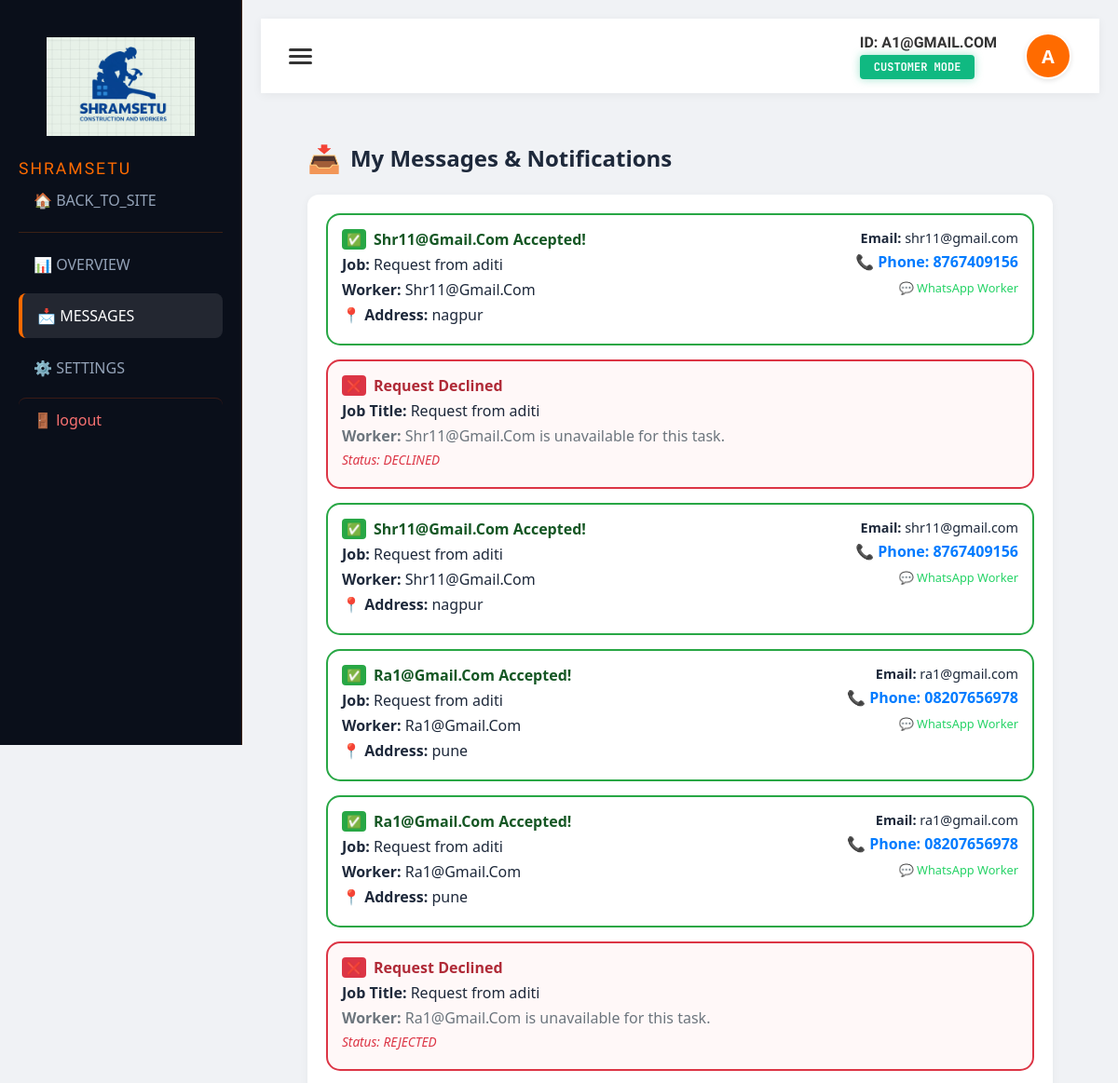
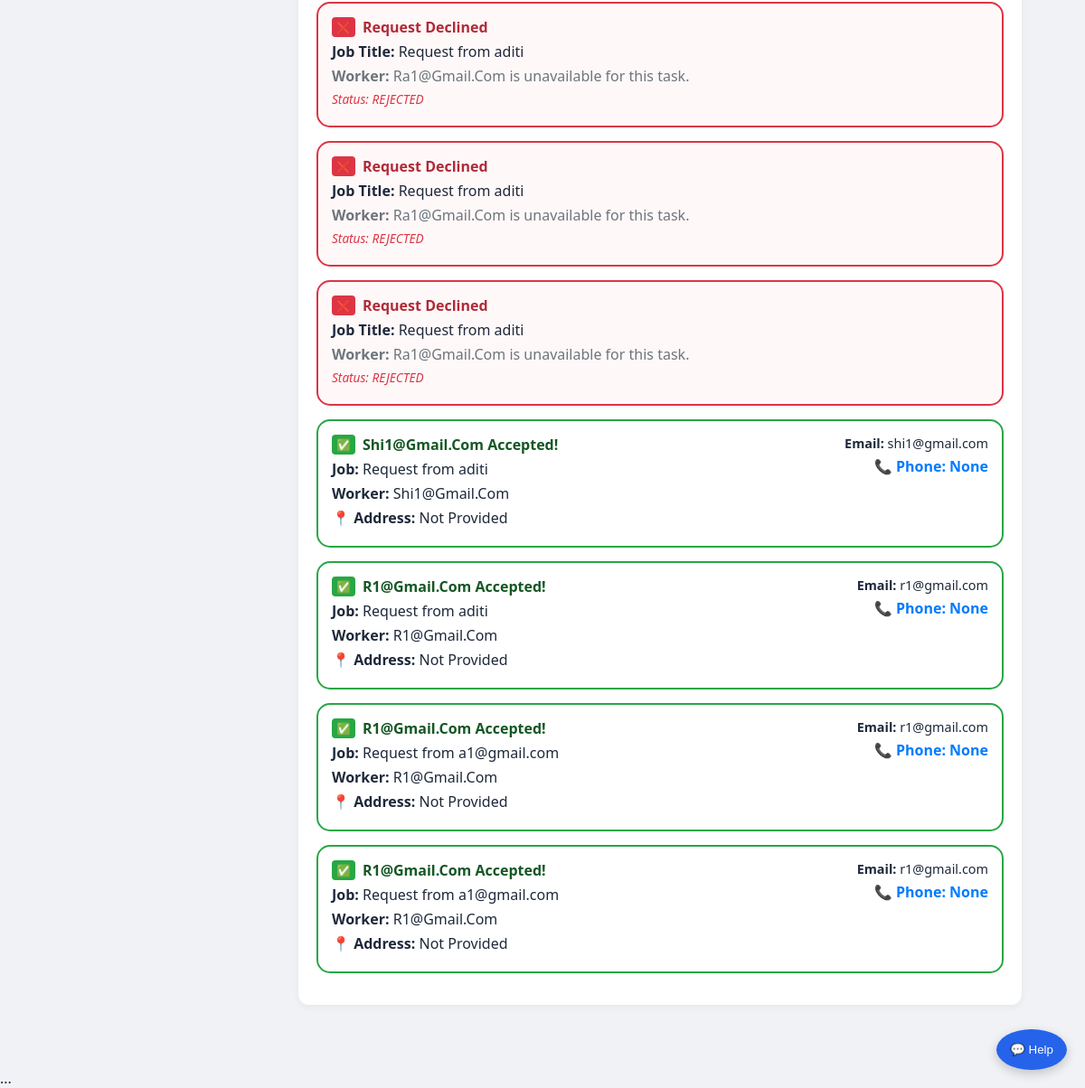
/dashboard/messages/ (signed in), run on the app's committed database (2 pictures, top to bottom).
### services/models.py (models this page shows, shortened)
class Job(models.Model):
    STATUS_CHOICES = [
        ('pending', 'Pending'),
        ('accepted', 'Accepted'),
        ('rejected', 'Rejected'),
    ]
    customer = models.ForeignKey(User, on_delete=models.CASCADE, related_name='hired_jobs')
    worker = models.ForeignKey(User, on_delete=models.CASCADE, related_name='received_jobs')
    title = models.CharField(max_length=200)
    description = models.TextField(null=True, blank=True)
    budget = models.IntegerField(default=0, null=True, blank=True)
    status = models.CharField(max_length=20, choices=STATUS_CHOICES, default='pending')
    created_at = models.DateTimeField(auto_now_add=True)

class Profile(models.Model):
    user = models.OneToOneField(User, on_delete=models.CASCADE)
    role = models.CharField(
        max_length=20,
        choices=[('customer', 'Customer'), ('worker', 'Worker')],
        default='customer'
    )
    full_name = models.CharField(max_length=100, blank=True, null=True)
    phone = models.CharField(max_length=15, blank=True, null=True)
    location = models.CharField(max_length=100, blank=True, null=True)
    bio = models.TextField(blank=True, null=True)
    skill = models.CharField(max_length=100, blank=True, null=True)

### services/views.py (the view)
# urls.py: path('dashboard/messages/', views.messages_view, name='messages'),
@login_required
def messages_view(request):
    user_profile = get_object_or_404(Profile, user=request.user)
    if user_profile.role == 'worker':
        notifications = Job.objects.filter(worker=request.user)
    else:
        notifications = Job.objects.filter(customer=request.user)
    notifications = notifications.filter(
        Q(status='pending') |
        Q(status='accepted') |
        Q(status='declined') |
        Q(status='rejected')
    ).select_related('worker__profile', 'customer__profile').order_by('-id')
    return render(request, 'services/dashboard_messages.html', {
        'notifications': notifications,
        'profile': user_profile,
    })

### services/templates/services/dashboard_messages.html
{% extends 'services/dashboard_base.html' %}
{% block content %}
<div class="messages-page" style="padding: 20px;">
    <h2 style="margin-bottom: 20px; color: #1e293b; display: flex; align-items: center; gap: 10px;">
        <span style="font-size: 1.2em;">📥</span> My Messages & Notifications
    </h2>
    <div class="dashboard-section" style="background: white; padding: 20px; border-radius: 12px; box-shadow: 0 2px 10px rgba(0,0,0,0.05);">
        {% for job in notifications %}
            {% if job.status == 'pending' %}
                <div class="notification-card" style="border: 2px solid #3b82f6; border-radius: 15px; padding: 15px; margin-bottom: 15px; display: flex; justify-content: space-between; align-items: center; background-color: #f0f7ff;">
                    <div style="flex: 1;">
                        <h4 style="color: #1e40af; margin-top: 0; display: flex; align-items: center; gap: 8px;">
                            <span style="background: #3b82f6; color: white; border-radius: 4px; padding: 2px 5px; font-size: 0.8em;">🔔</span>
                            New Job Request from {{ job.customer.username|title }}
                        </h4>
                        <p style="margin: 5px 0;"><strong>Job:</strong> {{ job.title }}</p>
                        <p style="margin: 5px 0;"><strong>📍 Location:</strong> {{ job.customer.profile.location|default:"Not Provided" }}</p>
                    </div>
                    <div style="display: flex; gap: 10px;">
                        <form method="POST" action="{% url 'update_job_status' job.id 'accepted' %}">
                            {% csrf_token %}
                            <button type="submit" style="background: #28a745; color: white; border: none; padding: 8px 15px; border-radius: 6px; cursor: pointer; font-weight: bold;">Accept</button>
                        </form>
                        <form method="POST" action="{% url 'update_job_status' job.id 'declined' %}">
                            {% csrf_token %}
                            <button type="submit" style="background: #dc3545; color: white; border: none; padding: 8px 15px; border-radius: 6px; cursor: pointer; font-weight: bold;">Decline</button>
                        </form>
                    </div>
                </div>
            {% elif job.status == 'accepted' %}
                <div class="notification-card" style="border: 2px solid #28a745; border-radius: 15px; padding: 15px; margin-bottom: 15px; display: flex; justify-content: space-between; align-items: flex-start;">
                    <div style="flex: 1;">
                        <h4 style="color: #155724; margin-top: 0; display: flex; align-items: center; gap: 8px;">
                            <span style="background: #28a745; color: white; border-radius: 4px; padding: 2px 5px; font-size: 0.8em;">✅</span>
                            {% if request.user == job.worker %}Job Confirmed!{% else %}{{ job.worker.username|title }} Accepted!{% endif %}
                        </h4>
                        <p style="margin: 5px 0;"><strong>Job:</strong> {{ job.title }}</p>
                        {% if request.user == job.worker %}
                            <p style="margin: 5px 0;"><strong>Customer:</strong> {{ job.customer.username|title }}</p>
                            <p style="margin: 5px 0;"><strong>📍 Address:</strong> {{ job.customer.profile.location|default:"Not Provided" }}</p>
                        {% else %}
                            <p style="margin: 5px 0;"><strong>Worker:</strong> {{ job.worker.username|title }}</p>
                            <p style="margin: 5px 0;"><strong>📍 Address:</strong> {{ job.worker.profile.location|default:"Not Provided" }}</p>
                        {% endif %}
                    </div>
                    <div style="text-align: right; min-width: 180px;">
                        {% if request.user == job.worker %}
                            <p style="margin: 0; font-size: 0.9em;"><strong>Email:</strong> {{ job.customer.email }}</p>
                            <p style="margin: 5px 0; color: #007bff; font-weight: bold;">📞 Phone: {{ job.customer.profile.phone|default:"None" }}</p>
                            {% if job.customer.profile.phone %}
                                <a href="https://wa.me/{{ job.customer.profile.phone }}" target="_blank" style="font-size: 0.8em; color: #25D366; text-decoration: none;">💬 WhatsApp Customer</a>
                            {% endif %}
                        {% else %}
                            <p style="margin: 0; font-size: 0.9em;"><strong>Email:</strong> {{ job.worker.email }}</p>
                            <p style="margin: 5px 0; color: #007bff; font-weight: bold;">📞 Phone: {{ job.worker.profile.phone|default:"None" }}</p>
                            {% if job.worker.profile.phone %}
                                <a href="https://wa.me/{{ job.worker.profile.phone }}" target="_blank" style="font-size: 0.8em; color: #25D366; text-decoration: none;">💬 WhatsApp Worker</a>
                            {% endif %}
                        {% endif %}
                    </div>
                </div>
            {% elif job.status == 'declined' or job.status == 'rejected' %}
                <div class="notification-card" style="border: 2px solid #dc3545; border-radius: 15px; padding: 15px; margin-bottom: 15px; display: flex; justify-content: space-between; align-items: flex-start; background-color: #fff8f8;">
                    <div style="flex: 1;">
                        <h4 style="color: #b02a37; margin-top: 0; display: flex; align-items: center; gap: 8px;">
                            <span style="background: #dc3545; color: white; border-radius: 4px; padding: 2px 5px; font-size: 0.8em;">❌</span>
                            Request Declined
                        </h4>
                        <p style="margin: 5px 0;"><strong>Job Title:</strong> {{ job.title }}</p>
                        {% if request.user == job.customer %}
                            <p style="margin: 5px 0; color: #6c757d;">
                                <strong>Worker:</strong> {{ job.worker.username|title }} is unavailable for this task.
                            </p>
                        {% else %}
                            <p style="margin: 5px 0; color: #6c757d;">
                                You have declined the request from <strong>{{ job.customer.username|title }}</strong>.
                            </p>
                        {% endif %}
                        <p style="margin: 5px 0; font-size: 0.85em; color: #dc3545; font-style: italic;">Status: {{ job.status|upper }}</p>
                    </div>
                </div>
            {% endif %}
        {% empty %}
            <div style="text-align: center; padding: 30px; color: #6c757d;">
                <p>No new notifications yet.</p>
            </div>
        {% endfor %}
    </div>
</div>
{% endblock %}

### services/templates/services/dashboard_base.html (shortened to what this page needs)
{% load static %}
<!DOCTYPE html>
<html lang="en">
<head>
    <link rel="stylesheet" href="{% static 'css/dashboard_style.css' %}">
</head>
<body>
    <div class="dashboard-wrapper">
        <aside class="sidebar" id="sidebar">
            <div class="logo-container">
                <img src="{% static 'images/logo.jpeg' %}" alt="Logo" class="sidebar-logo">
            </div>
            <div class="sidebar-brand">SHRAMSETU </div>
            <nav>
                <a href="{% url 'home' %}" class="nav-item">🏠 BACK_TO_SITE</a>
                <div style="margin: 10px 0; border-top: 1px solid rgba(255,107,0,0.2);"></div>
                <a href="{% url 'dashboard' %}" class="nav-item {% if request.resolver_match.url_name == 'dashboard' %}active{% endif %}">
                    📊 OVERVIEW
                </a>
                <a href="{% url 'messages' %}" class="nav-item {% if request.resolver_match.url_name == 'messages' %}active{% endif %}">
                    📩 MESSAGES
                </a>
                <a href="{% url 'settings' %}" class="nav-item {% if request.resolver_match.url_name == 'settings' %}active{% endif %}">
                    ⚙️ SETTINGS
                </a>
                <a href="{% url 'logout' %}" class="logout-link" style="margin-top: auto; border-top: 1px solid #ff4d0033;">🚪 logout</a>
            </nav>
        </aside>
        <div class="main-container" id="mainContainer">
            <header class="dashboard-header">
                <div class="header-left">
                    <div class="menu-btn" onclick="toggleSidebar()">
                        <span></span><span></span><span></span>
                    </div>
                </div>
                <div class="header-right">
                    <div class="user-meta" style="text-align: right; margin-right: 15px;">
                        <h1 class="welcome-text">ID: {{ request.user.username|upper }}</h1>
                        {% if user.worker_profile or profile.role == 'worker' %}
                            <span class="role-badge badge-worker">Verified Worker</span>
                        {% else %}
                            <span class="role-badge badge-customer">Customer Mode</span>
                        {% endif %}
                    </div>
                    <div class="user-avatar" style="background: var(--neon-orange); color: white; font-weight: bold;">
                        {{ request.user.username|slice:":1"|upper }}
                    </div>
                </div>
            </header>
            <main class="content-padding">
                {% block content %}{% endblock %}
            </main>
        </div>
    </div>
    ...
    {% include 'services/chatbot.html' %}
</body>
</html>

### services/static/css/dashboard_style.css (style rules this page uses)
:root { --primary: #2563eb; --primary-dark: #1e40af; --secondary: #64748b; --success: #22c55e; --warning: #f59e0b; --danger: #ef4444; --bg-light: #f8fafc; --sidebar-bg: #0f172a; --text-main: #1e293b; --white: #ffffff; }
body { margin: 0; font-family: 'Inter', system-ui, sans-serif; background-color: var(--bg-light); color: var(--text-main); }
.sidebar { width: 260px; background-color: var(--sidebar-bg); color: var(--white); padding: 1.5rem; display: flex; flex-direction: column; position: fixed; height: 100vh; }
.sidebar nav a { display: block; padding: 0.8rem 1rem; color: #94a3b8; text-decoration: none; border-radius: 8px; margin-bottom: 0.5rem; transition: 0.3s; }
.sidebar nav a:hover, .sidebar nav a.active { background-color: rgba(255, 255, 255, 0.1); color: var(--white); }
.sidebar nav a.logout-link { margin-top: auto; color: #f87171; }
.dashboard-section { background: var(--white); padding: 1.5rem; border-radius: 12px; box-shadow: 0 4px 6px -1px rgba(0, 0, 0, 0.1); }
* { box-sizing: border-box; }
* { box-sizing: border-box; margin: 0; padding: 0; }
body { font-family: 'Segoe UI', sans-serif; background: #f0f2f5; overflow-x: hidden; }
.dashboard-wrapper { display: flex; }
.sidebar { width: 260px; background: #1a202c; color: white; height: 100vh; position: fixed; top: 0; left: -260px; transition: 0.3s ease; z-index: 9999; padding: 20px; }
.main-container { width: 100%; min-height: 100vh; transition: 0.3s ease; }
.dashboard-header { background: white; height: 70px; display: flex; align-items: center; padding: 0 30px; justify-content: space-between; box-shadow: 0 2px 4px rgba(0,0,0,0.05); }
.menu-btn { cursor: pointer; display: flex; flex-direction: column; gap: 4px; }
.menu-btn span { width: 25px; height: 3px; background: #333; border-radius: 2px; }
.welcome-text { font-size: 1.25rem; color: #1a202c; }
.role-badge { background: #2563eb; color: white; padding: 5px 15px; border-radius: 20px; font-size: 0.8rem; }
.content-padding { padding: 30px; }
.logo-container { padding: 20px 10px; text-align: center; width: 100%; }
.sidebar-logo { max-width: 80%; height: auto; display: inline-block; }
.dashboard-header { display: flex; justify-content: space-between; align-items: center; padding: 10px 30px; background: white; height: 80px; box-shadow: 0 2px 10px rgba(0,0,0,0.05); }
.header-right { display: flex; align-items: center; gap: 15px; }
.user-avatar { width: 50px; height: 50px; background-color: #7a4128; color: white; border-radius: 50%; display: flex; align-items: center; justify-content: center; font-size: 20px; font-weight: bold; border: 2px solid #fff; box-shadow: 0 2px 5px rgba(0,0,0,0.1); }
.user-meta { display: flex; flex-direction: column; align-items: flex-start; }
.welcome-text { font-size: 1.1rem; margin: 0; font-weight: 600; color: #333; }
.role-badge { background: #2563eb; color: white; padding: 2px 12px; border-radius: 15px; font-size: 0.75rem; margin-top: 4px; }
.main-container { margin-left: 0; transition: margin-left 0.3s ease; width: 100%; }
.sidebar { width: 260px; height: 100vh; position: fixed; left: 0; top: 0; z-index: 1000; position: fixed; }
.main-container { margin-left: 260px; width: calc(100% - 260px); padding: 20px; }

### services/templates/services/dashboard_base.html (style rules this page uses)
:root { --neon-orange: #ff6b00; --sidebar-navy: #0a0f1a; --worker-blue: #2563eb; --customer-green: #10b981; }
.sidebar { background: var(--sidebar-navy) !important; border-right: 1px solid rgba(255, 107, 0, 0.2); transition: all 0.4s cubic-bezier(0.175, 0.885, 0.32, 1.275); }
.sidebar-brand { font-family: 'Syncopate', sans-serif; letter-spacing: 2px; color: var(--neon-orange); font-size: 1.1rem !important; }
.nav-item { position: relative; overflow: hidden; transition: 0.3s; }
.nav-item.active { border-left: 4px solid var(--neon-orange); background: rgba(255, 107, 0, 0.05); }
.role-badge { font-family: 'JetBrains Mono', monospace; font-weight: bold; text-transform: uppercase; padding: 5px 15px; border-radius: 4px; font-size: 0.75rem; }
.badge-customer { background: var(--customer-green); color: white; box-shadow: 0 0 10px rgba(16, 185, 129, 0.4); }
.welcome-text { font-family: 'Syncopate', sans-serif; font-size: 1rem !important; }

### data on the page
Job: worker.username "Shr11@Gmail.Com", title "Request from aditi", worker.profile.location "nagpur", worker.email "shr11@gmail.com", worker.profile.phone "8767409156"
Job: title "Request from aditi", worker.username "Shr11@Gmail.Com", status "DECLINED"
Job: worker.username "Shr11@Gmail.Com", title "Request from aditi", worker.profile.location "nagpur", worker.email "shr11@gmail.com", worker.profile.phone "8767409156"
Job: worker.username "Ra1@Gmail.Com", title "Request from aditi", worker.profile.location "pune", worker.email "ra1@gmail.com", worker.profile.phone "08207656978"
Job: worker.username "Ra1@Gmail.Com", title "Request from aditi", worker.profile.location "pune", worker.email "ra1@gmail.com", worker.profile.phone "08207656978"
Job: title "Request from aditi", worker.username "Ra1@Gmail.Com", status "REJECTED"
Job: title "Request from aditi", worker.username "Ra1@Gmail.Com", status "REJECTED"
Job: title "Request from aditi", worker.username "Ra1@Gmail.Com", status "REJECTED"
Job: title "Request from aditi", worker.username "Ra1@Gmail.Com", status "REJECTED"
Job: worker.username "Shi1@Gmail.Com", title "Request from aditi", worker.profile.location "Not Provided", worker.email "shi1@gmail.com", worker.profile.phone "None"
Job: worker.username "R1@Gmail.Com", title "Request from aditi", worker.profile.location "Not Provided", worker.email "r1@gmail.com", worker.profile.phone "None"
Job: worker.username "R1@Gmail.Com", title "Request from a1@gmail.com", worker.profile.location "Not Provided", worker.email "r1@gmail.com", worker.profile.phone "None"
Job: worker.username "R1@Gmail.Com", title "Request from a1@gmail.com", worker.profile.location "Not Provided", worker.email "r1@gmail.com", worker.profile.phone "None"

### other printed values
{{ request.user.username|upper }} "A1@GMAIL.COM"
{{ request.user.username|slice:":1"|upper }} "A"
